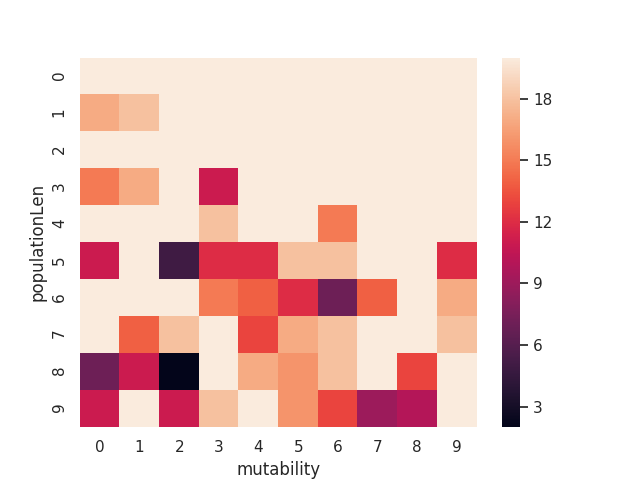

This figure's Python source:
import seaborn as sns; sns.set()
import matplotlib.pyplot as plt
from encontrarNumeroHeatMap import *
from fitnessFunctions import fit1

def headMap():
    F2=[AddNode,SubNode,MultNode,MaxNode]
    T2=[25,7,8,100,4,2]

    k=0
    print("creando headMap")
    poblaciones=[]
    for i in range(10):
        poblaciones.append(50+50*i)

    mutabilidad=[]

    for i in range(10):
        mutabilidad.append(0+i*0.1)

    mapRows=[]
    for i in range(10):
        mapCols=[]
        for j in range(10):
            print("iteracion: "+str(k))
            k+=1
            populationLen=poblaciones[i]
            mutability=mutabilidad[j]
            mapCols.append(engineEncontrarNumero1(fit1,65346,20,populationLen,10,10,F2,T2,mutability))
        mapRows.append(mapCols)

    h=sns.heatmap(mapRows)
    fig=h.get_figure()
    ax1 = fig.add_subplot(111)
    
    ax1.set_xlabel('mutability')
    ax1.set_ylabel('populationLen')
    fig.savefig("heatmap.png")
    print("fin")

headMap()